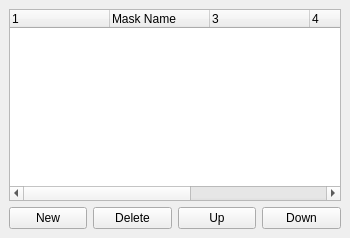
  <widget class="QDockWidget" name="DockMasksSettings">
   <property name="enabled">
    <bool>true</bool>
   </property>
   <property name="sizePolicy">
    <sizepolicy hsizetype="Ignored" vsizetype="Ignored">
     <horstretch>0</horstretch>
     <verstretch>0</verstretch>
    </sizepolicy>
   </property>
   <property name="minimumSize">
    <size>
     <width>350</width>
     <height>122</height>
    </size>
   </property>
   <property name="maximumSize">
    <size>
     <width>350</width>
     <height>524287</height>
    </size>
   </property>
   <property name="floating">
    <bool>true</bool>
   </property>
   <property name="features">
    <set>QDockWidget::DockWidgetFloatable|QDockWidget::DockWidgetMovable</set>
   </property>
   <property name="allowedAreas">
    <set>Qt::RightDockWidgetArea</set>
   </property>
   <property name="windowTitle">
    <string>Masks (F4)</string>
   </property>
   <attribute name="dockWidgetArea">
    <number>2</number>
   </attribute>
   <widget class="QWidget" name="dockWidgetContents_5">
    <property name="sizePolicy">
     <sizepolicy hsizetype="Fixed" vsizetype="MinimumExpanding">
      <horstretch>0</horstretch>
      <verstretch>0</verstretch>
     </sizepolicy>
    </property>
    <property name="minimumSize">
     <size>
      <width>350</width>
      <height>100</height>
     </size>
    </property>
    <property name="maximumSize">
     <size>
      <width>350</width>
      <height>16777215</height>
     </size>
    </property>
    <layout class="QVBoxLayout">
     <item>
      <widget class="QTreeWidget" name="MasksTreeWidget">
       <property name="editTriggers">
        <set>QAbstractItemView::NoEditTriggers</set>
       </property>
       <property name="alternatingRowColors">
        <bool>false</bool>
       </property>
       <property name="selectionMode">
        <enum>QAbstractItemView::ExtendedSelection</enum>
       </property>
       <property name="selectionBehavior">
        <enum>QAbstractItemView::SelectRows</enum>
       </property>
       <property name="textElideMode">
        <enum>Qt::ElideMiddle</enum>
       </property>
       <property name="rootIsDecorated">
        <bool>false</bool>
       </property>
       <property name="uniformRowHeights">
        <bool>true</bool>
       </property>
       <property name="columnCount">
        <number>6</number>
       </property>
       <column>
        <property name="text">
         <string/>
        </property>
       </column>
       <column>
        <property name="text">
         <string>Mask Name</string>
        </property>
       </column>
       <column>
        <property name="text">
         <string/>
        </property>
       </column>
       <column>
        <property name="text">
         <string/>
        </property>
       </column>
       <column>
        <property name="text">
         <string/>
        </property>
       </column>
       <column>
        <property name="text">
         <string/>
        </property>
       </column>
      </widget>
     </item>
     <item>
      <layout class="QHBoxLayout">
       <item>
        <widget class="QPushButton" name="MaskAdd">
         <property name="minimumSize">
          <size>
           <width>50</width>
           <height>16</height>
          </size>
         </property>
         <property name="text">
          <string>New</string>
         </property>
        </widget>
       </item>
       <item>
        <widget class="QPushButton" name="MaskDelete">
         <property name="minimumSize">
          <size>
           <width>50</width>
           <height>16</height>
          </size>
         </property>
         <property name="text">
          <string>Delete</string>
         </property>
        </widget>
       </item>
       <item>
        <widget class="QPushButton" name="MaskMoveUp">
         <property name="minimumSize">
          <size>
           <width>50</width>
           <height>16</height>
          </size>
         </property>
         <property name="text">
          <string>Up</string>
         </property>
        </widget>
       </item>
       <item>
        <widget class="QPushButton" name="MaskMoveDown">
         <property name="minimumSize">
          <size>
           <width>50</width>
           <height>16</height>
          </size>
         </property>
         <property name="text">
          <string>Down</string>
         </property>
        </widget>
       </item>
      </layout>
     </item>
    </layout>
   </widget>
  </widget>
